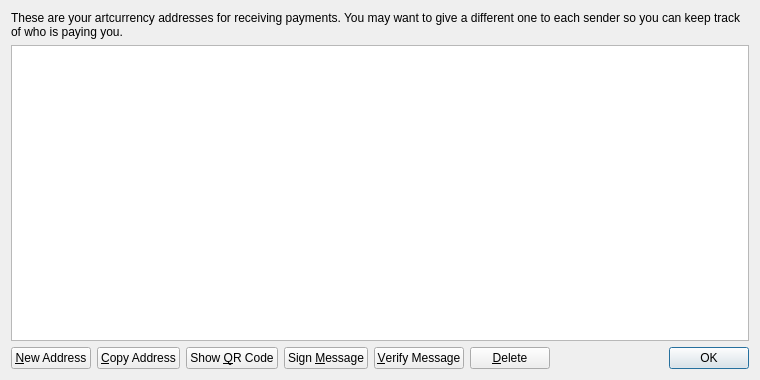
<?xml version="1.0" encoding="UTF-8"?>
<ui version="4.0">
 <class>AddressBookPage</class>
 <widget class="QWidget" name="AddressBookPage">
  <property name="geometry">
   <rect>
    <x>0</x>
    <y>0</y>
    <width>760</width>
    <height>380</height>
   </rect>
  </property>
  <property name="windowTitle">
   <string>Address Book</string>
  </property>
  <layout class="QVBoxLayout" name="verticalLayout">
   <item>
    <widget class="QLabel" name="labelExplanation">
     <property name="text">
      <string>These are your artcurrency addresses for receiving payments. You may want to give a different one to each sender so you can keep track of who is paying you.</string>
     </property>
     <property name="textFormat">
      <enum>Qt::PlainText</enum>
     </property>
     <property name="wordWrap">
      <bool>true</bool>
     </property>
    </widget>
   </item>
   <item>
    <widget class="QTableView" name="tableView">
     <property name="contextMenuPolicy">
      <enum>Qt::CustomContextMenu</enum>
     </property>
     <property name="toolTip">
      <string>Double-click to edit address or label</string>
     </property>
     <property name="tabKeyNavigation">
      <bool>false</bool>
     </property>
     <property name="alternatingRowColors">
      <bool>true</bool>
     </property>
     <property name="selectionMode">
      <enum>QAbstractItemView::SingleSelection</enum>
     </property>
     <property name="selectionBehavior">
      <enum>QAbstractItemView::SelectRows</enum>
     </property>
     <property name="sortingEnabled">
      <bool>true</bool>
     </property>
     <attribute name="verticalHeaderVisible">
      <bool>false</bool>
     </attribute>
    </widget>
   </item>
   <item>
    <layout class="QHBoxLayout" name="horizontalLayout">
     <item>
      <widget class="QPushButton" name="newAddressButton">
       <property name="toolTip">
        <string>Create a new address</string>
       </property>
       <property name="text">
        <string>&amp;New Address</string>
       </property>
       <property name="icon">
        <iconset resource="../bitcoin.qrc">
         <normaloff>:/icons/add</normaloff>:/icons/add</iconset>
       </property>
      </widget>
     </item>
     <item>
      <widget class="QPushButton" name="copyToClipboard">
       <property name="toolTip">
        <string>Copy the currently selected address to the system clipboard</string>
       </property>
       <property name="text">
        <string>&amp;Copy Address</string>
       </property>
       <property name="icon">
        <iconset resource="../bitcoin.qrc">
         <normaloff>:/icons/editcopy</normaloff>:/icons/editcopy</iconset>
       </property>
      </widget>
     </item>
     <item>
      <widget class="QPushButton" name="showQRCode">
       <property name="text">
        <string>Show &amp;QR Code</string>
       </property>
       <property name="icon">
        <iconset resource="../bitcoin.qrc">
         <normaloff>:/icons/qrcode</normaloff>:/icons/qrcode</iconset>
       </property>
      </widget>
     </item>
     <item>
      <widget class="QPushButton" name="signMessage">
       <property name="toolTip">
        <string>Sign a message to prove you own a artcurrency address</string>
       </property>
       <property name="text">
        <string>Sign &amp;Message</string>
       </property>
       <property name="icon">
        <iconset resource="../bitcoin.qrc">
         <normaloff>:/icons/edit</normaloff>:/icons/edit</iconset>
       </property>
      </widget>
     </item>
     <item>
      <widget class="QPushButton" name="verifyMessage">
       <property name="toolTip">
        <string>Verify a message to ensure it was signed with a specified artcurrency address</string>
       </property>
       <property name="text">
        <string>&amp;Verify Message</string>
       </property>
       <property name="icon">
        <iconset resource="../bitcoin.qrc">
         <normaloff>:/icons/transaction_0</normaloff>:/icons/transaction_0</iconset>
       </property>
      </widget>
     </item>
     <item>
      <widget class="QPushButton" name="deleteButton">
       <property name="toolTip">
        <string>Delete the currently selected address from the list</string>
       </property>
       <property name="text">
        <string>&amp;Delete</string>
       </property>
       <property name="icon">
        <iconset resource="../bitcoin.qrc">
         <normaloff>:/icons/remove</normaloff>:/icons/remove</iconset>
       </property>
      </widget>
     </item>
     <item>
      <spacer name="horizontalSpacer">
       <property name="orientation">
        <enum>Qt::Horizontal</enum>
       </property>
       <property name="sizeHint" stdset="0">
        <size>
         <width>40</width>
         <height>20</height>
        </size>
       </property>
      </spacer>
     </item>
     <item>
      <widget class="QDialogButtonBox" name="buttonBox">
       <property name="sizePolicy">
        <sizepolicy hsizetype="Maximum" vsizetype="Fixed">
         <horstretch>0</horstretch>
         <verstretch>0</verstretch>
        </sizepolicy>
       </property>
       <property name="standardButtons">
        <set>QDialogButtonBox::Ok</set>
       </property>
      </widget>
     </item>
    </layout>
   </item>
  </layout>
 </widget>
 <resources>
  <include location="../bitcoin.qrc"/>
 </resources>
 <connections/>
</ui>
